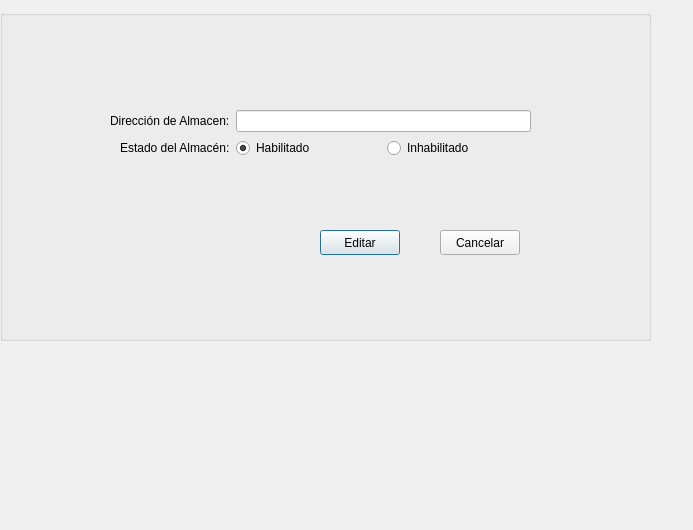
<?xml version="1.0" encoding="UTF-8"?>
<ui version="4.0">
 <class>editarAlmacen</class>
 <widget class="QDialog" name="editarAlmacen">
  <property name="geometry">
   <rect>
    <x>0</x>
    <y>0</y>
    <width>693</width>
    <height>530</height>
   </rect>
  </property>
  <property name="windowTitle">
   <string>Editar almacén</string>
  </property>
  <widget class="QGroupBox" name="groupBox">
   <property name="geometry">
    <rect>
     <x>0</x>
     <y>10</y>
     <width>651</width>
     <height>331</height>
    </rect>
   </property>
   <property name="title">
    <string/>
   </property>
   <widget class="QWidget" name="formLayoutWidget_2">
    <property name="geometry">
     <rect>
      <x>110</x>
      <y>100</y>
      <width>421</width>
      <height>101</height>
     </rect>
    </property>
    <layout class="QFormLayout" name="formLayout_2">
     <property name="labelAlignment">
      <set>Qt::AlignRight|Qt::AlignTrailing|Qt::AlignVCenter</set>
     </property>
     <item row="0" column="0">
      <widget class="QLabel" name="direccionLabel">
       <property name="text">
        <string>Dirección de Almacen:</string>
       </property>
      </widget>
     </item>
     <item row="0" column="1">
      <widget class="QLineEdit" name="direccionLineEdit"/>
     </item>
     <item row="1" column="0">
      <widget class="QLabel" name="almacenLabel">
       <property name="text">
        <string>Estado del Almacén:</string>
       </property>
      </widget>
     </item>
     <item row="1" column="1">
      <layout class="QHBoxLayout" name="horizontalLayout_2">
       <item>
        <widget class="QRadioButton" name="habilitadoRadioButton">
         <property name="text">
          <string>Habilitado</string>
         </property>
         <property name="checked">
          <bool>true</bool>
         </property>
        </widget>
       </item>
       <item>
        <widget class="QRadioButton" name="inhabilitadoRadioButton">
         <property name="text">
          <string>Inhabilitado</string>
         </property>
        </widget>
       </item>
      </layout>
     </item>
    </layout>
   </widget>
   <widget class="QPushButton" name="editarButton">
    <property name="geometry">
     <rect>
      <x>320</x>
      <y>220</y>
      <width>80</width>
      <height>25</height>
     </rect>
    </property>
    <property name="text">
     <string>Editar</string>
    </property>
   </widget>
   <widget class="QPushButton" name="cancelarButton">
    <property name="geometry">
     <rect>
      <x>440</x>
      <y>220</y>
      <width>80</width>
      <height>25</height>
     </rect>
    </property>
    <property name="text">
     <string>Cancelar</string>
    </property>
   </widget>
  </widget>
 </widget>
 <resources/>
 <connections/>
</ui>
